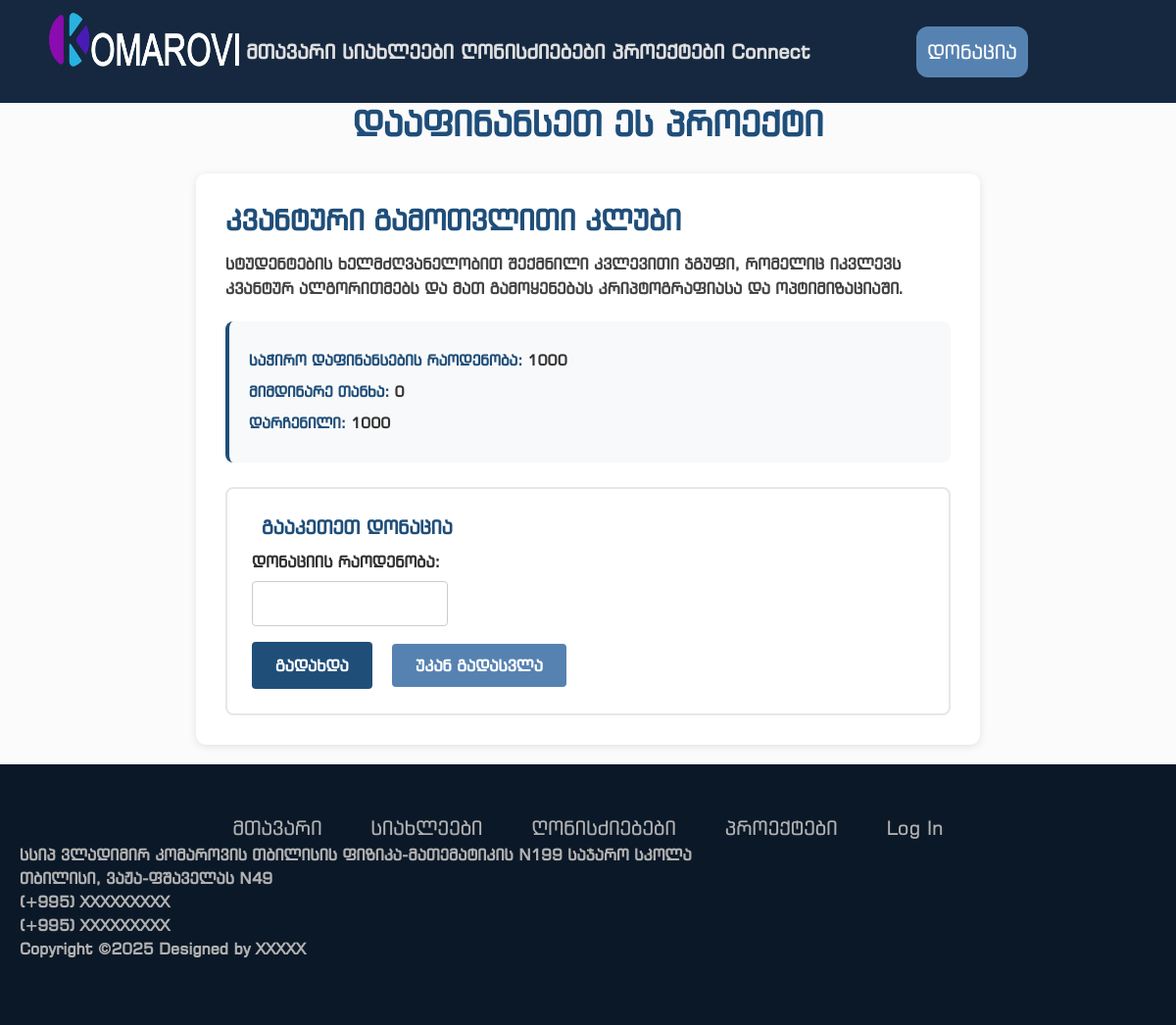
The page /donate/4 on the database as committed earlier.
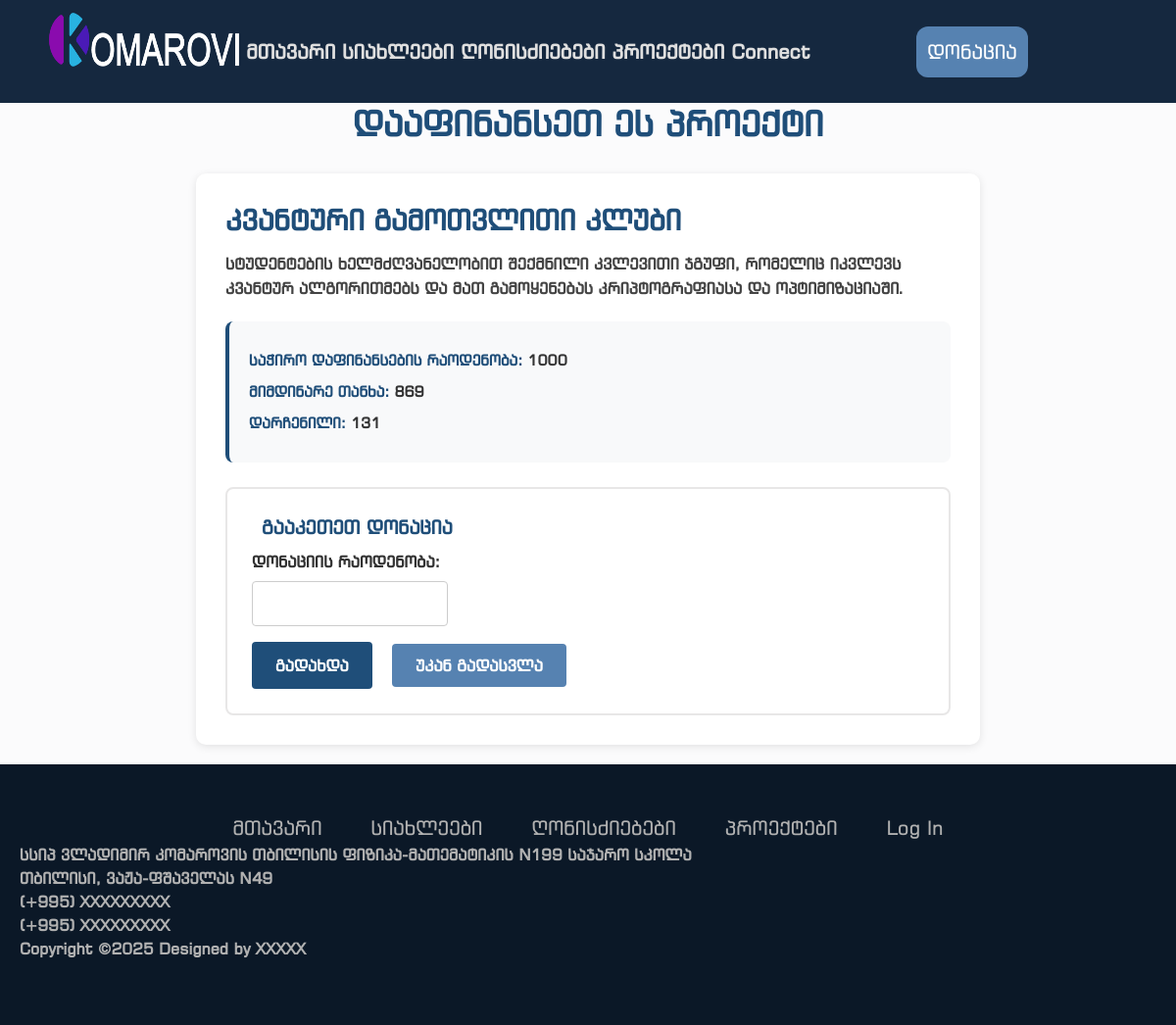
The same page on the database as committed later.
### models.py (models this page shows, shortened)
class Projects(db.Model):
    id = db.Column(db.Integer, primary_key=True)
    title = db.Column(db.String(500), nullable=False)
    description = db.Column(db.Text)
    funding_goal = db.Column(db.Integer, nullable=False, default=0)
    current_amount = db.Column(db.Integer, nullable=False, default=0)
    image = db.Column(db.String(200))
    date_added = db.Column(db.DateTime, default=datetime.utcnow)

### routes.py (the view, shortened to what this page needs)
@app.route("/donate/<int:id>", methods=['GET', 'POST'])
def donate(id):
    project = Projects.query.get_or_404(id)
    return render_template('donations.html', project=project)

### templates/donations.html
{% extends "base.html" %} {% block head %}
<link
  rel="stylesheet"
  href="{{ url_for('static', filename='css/donations.css') }}"
/>
{% endblock %} {% block content %}
<h1>დააფინანსეთ ეს პროექტი</h1>
<div class="project">
  <h2>{{project.title}}</h2>
  <p>{{project.description}}</p>
  <div class="funding-info">
    <p><strong>საჭირო დაფინანსების რაოდენობა:</strong> {{project.funding_goal}}</p>
    <p><strong>მიმდინარე თანხა:</strong> {{project.current_amount}}</p>
    <p><strong>დარჩენილი:</strong> {{project.funding_goal - project.current_amount}}</p>
  </div>
  <form method="POST" action="">
    <fieldset>
      <legend>გააკეთეთ დონაცია</legend>
      <div>
        <label for="amount">დონაციის რაოდენობა:</label>
        <input type="number" id="amount" name="amount" min="1" required>
      </div>
      <div style="margin-top: 1rem;">
        <button type="submit">გადახდა</button>
        <a href="{{url_for('project', id=project.id)}}">უკან გადასვლა</a>
      </div>
    </fieldset>
  </form>
</div>
{% endblock content%}

### templates/base.html (shortened to what this page needs)
<!doctype html>
<html lang="en-US">
  <head>
    <link
      href="https://cdn.jsdelivr.net/npm/bootstrap@5.3.3/dist/css/bootstrap.min.css"
      rel="stylesheet"
    />
    <link
      rel="stylesheet"
      href="{{ url_for('static', filename='css/fonts.css') }}"
    />
    <link
      rel="stylesheet"
      href="{{ url_for('static', filename='css/main.css') }}"
    />
    <link
      rel="stylesheet"
      href="{{ url_for('static', filename='css/footer.css') }}"
    />
    {% block head %} {% endblock%}
  </head>
  <body>
    <div class="headerbox">
      <div class="header">
        <div class="left-section">
          <a href="{{url_for('home')}}"
            ><img
              src="{{ url_for('static', filename='images/k_logo3-2.png') }}"
              class="logo"
              alt="Logo"
          /></a>
        </div>
        <nav class="center-section">
          <a
            href="{{url_for('home')}}"
            class="{{ 'active' if current_page == 'home' else '' }}"
            >მთავარი</a
          >
          <a
            href="{{url_for('all_news')}}"
            class="{{ 'active' if current_page == 'news' else '' }}"
            >სიახლეები</a
          >
          <a
            href="{{url_for('events')}}"
            class="{{ 'active' if current_page == 'events' else '' }}"
            >ღონისძიებები</a
          >
          <a
            href="{{url_for('projects')}}"
            class="{{ 'active' if current_page == 'projects' else '' }}"
            >პროექტები</a
          >
          <a href="https://high-school-huddle.lovable.app/">Connect</a>
        </nav>
        <div class="right-section">
          <button>დონაცია</button>
        </div>
      </div>
    </div>
    <main>{% block content %} {% endblock%}</main>
    <footer class="footer-container">
      <div class="links">
        <a href="{{url_for('home')}}">მთავარი</a>
        <a href="{{url_for('all_news')}}">სიახლეები</a>
        <a href="{{url_for('events')}}">ღონისძიებები</a>
        <a href="{{url_for('projects')}}">პროექტები</a>
        {% if current_user.role=="admin" %}
        <a href="{{ url_for('adminpanel') }}">Admin Panel</a>
        <a href="/logout" role="button">Log Out</a>
        {% else %}
        <a href="/login" role="button">Log In</a>{% endif %}
      </div>
      <div class="contacts">
        <span>
          სსიპ ვლადიმირ კომაროვის თბილისის ფიზიკა-მათემატიკის N199 საჯარო სკოლა
        </span>
        <span> თბილისი, ვაჟა-ფშაველას N49 </span>
        <span> (+995) XXXXXXXXX </span>
        <span> (+995) XXXXXXXXX </span>
      </div>
      <div class="footer-bottom">
        <p>Copyright &copy;2025 Designed by XXXXX</p>
      </div>
    </footer>
  </body>
</html>

### static/css/main.css (style rules this page uses)
html, body { margin: 0; height: 100%; padding: 0; display: flex; flex-direction: column; overflow-x: hidden; background-color: rgb(251, 251, 252); font-family: "AlkSanet", "BpgExsqMtavruli", "BpgIngiriArial", Arial, Helvetica, sans-serif; }
main { flex: 1; }
button { font-family: "AlkSanet", "BpgExsqMtavruli", "BpgIngiriArial", Arial, Helvetica, sans-serif; }
.header { display: flex; flex-direction: row; justify-content: space-evenly; background-color: #15283f; align-items: center; height: 105px; }
.left-section { height: 55px; margin-left: 0px; margin-top: 5px; margin-bottom: 30px; margin-right: 0px; width: 263.45px; }
.center-section { height: 60.6px; width: 800px; display: flex; justify-content: space-evenly; align-items: center; margin: 5px 0px; }
.center-section a { text-decoration: none; font-weight: 800; font-size: 20px; color: rgb(223, 223, 223); position: relative; }
.center-section a::after { content: ""; position: absolute; right: 0; left: 0; width: calc(100% + 80px); left: -40px; top: 57px; height: 10px; background-color: transparent; transition: background-color 0.3s ease; }
.right-section { height: 60.6px; display: flex; justify-content: center; align-items: center; margin: 5px 71.3415px; }
.right-section button { background-color: #5682b1; color: white; font-size: 20px; padding: 11px 11px; border-radius: 12px; border: none; margin: 0px 30px; }
.logo { width: 100%; height: 100%; }
.headerbox { margin: 0 0; background-color: rgb(21, 40, 63); padding: 0px 50px; height: 105px; }

### static/css/footer.css (style rules this page uses)
span, p { color: rgb(177, 177, 177); font-weight: bold; }
a { text-decoration: none; }
.footer-container { background-color: #0b1827; padding: 50px 20px; width: 100%; }
.contacts { display: flex; flex-direction: column; }
.links { display: flex; justify-content: center; gap: 50px; }
.links a { color: rgb(177, 177, 177); font-size: 20px; }

### static/css/donations.css (style rules this page uses)
.project { background-color: #ffffff; border-radius: 10px; padding: 30px; margin: 20px auto; max-width: 800px; box-shadow: 0 2px 8px rgba(0, 0, 0, 0.1); }
.project h2 { color: #1f4e79; font-size: 1.8rem; font-weight: bold; margin-bottom: 15px; }
.project p { color: #444; line-height: 1.6; margin-bottom: 20px; font-size: 16px; }
.funding-info { background-color: #f8f9fa; padding: 20px; border-radius: 8px; margin-bottom: 25px; border-left: 4px solid #1f4e79; }
.funding-info p { margin: 8px 0; color: #333; font-size: 15px; }
.funding-info strong { color: #1f4e79; font-weight: 600; }
form fieldset { border: 2px solid #e8e7e7; border-radius: 8px; padding: 25px; margin: 0; }
form legend { color: #1f4e79; font-weight: bold; font-size: 1.2rem; padding: 0 10px; }
form label { display: block; color: #333; font-weight: 600; margin-bottom: 8px; }
form input[type="number"] { width: 100%; max-width: 200px; padding: 10px 12px; border: 1px solid #ccc; border-radius: 4px; font-size: 16px; box-sizing: border-box; }
form button[type="submit"] { background-color: #1f4e79; color: white; border: none; padding: 12px 24px; border-radius: 4px; font-size: 16px; font-weight: 600; cursor: pointer; margin-right: 15px; transition: background-color 0.3s; }
form a { background-color: #5682b1; color: white; padding: 12px 24px; border-radius: 4px; text-decoration: none; font-size: 16px; font-weight: 600; transition: background-color 0.3s; }
h1 { text-align: center; color: #1f4e79; font-size: 2.2rem; margin-bottom: 30px; font-weight: bold; }

Rows that differ between the two databases and show on the page:
changed Projects "კვანტური გამოთვლითი კლუბი": current_amount "0" → "869"; project.funding_goal-project.current_amount "1000" → "131"
